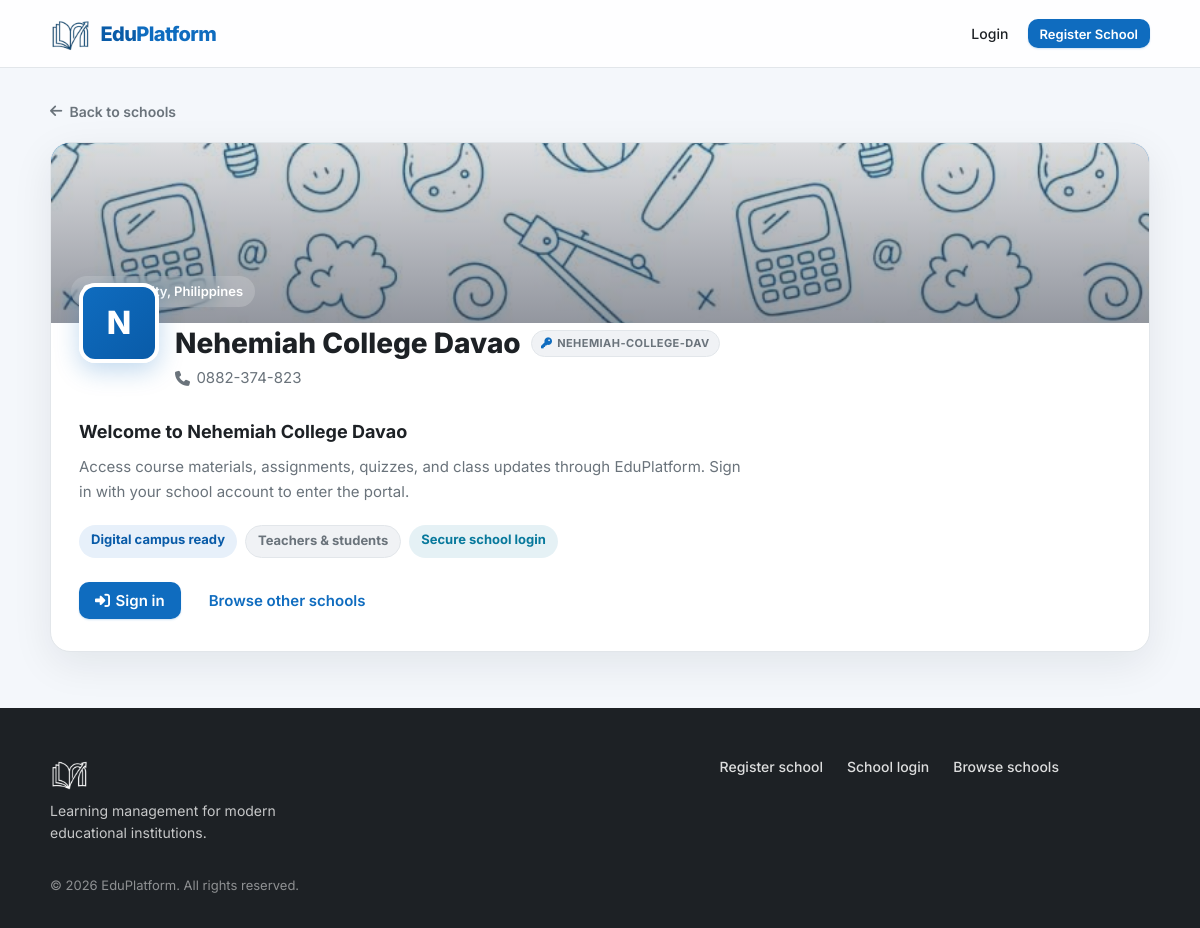
The page /schools/NEHEMIAH-COLLEGE-DAV/enroll on the database its author committed.
### tables this page shows
CREATE TABLE schools (
    id INT UNSIGNED AUTO_INCREMENT PRIMARY KEY,
    name VARCHAR(255) NOT NULL,
    slug VARCHAR(255) NOT NULL UNIQUE,
    school_code VARCHAR(32) DEFAULT NULL UNIQUE,
    email VARCHAR(255) NOT NULL,
    phone VARCHAR(50) DEFAULT NULL,
    address TEXT DEFAULT NULL,
    cover_image VARCHAR(512) DEFAULT NULL,
    logo_image VARCHAR(512) DEFAULT NULL,
    status ENUM('pending', 'active', 'rejected', 'suspended') NOT NULL DEFAULT 'pending',
    registered_at DATETIME NOT NULL DEFAULT CURRENT_TIMESTAMP,
    approved_at DATETIME DEFAULT NULL,
    approved_by INT UNSIGNED DEFAULT NULL,
    created_at DATETIME NOT NULL DEFAULT CURRENT_TIMESTAMP,
    updated_at DATETIME NOT NULL DEFAULT CURRENT_TIMESTAMP ON UPDATE CURRENT_TIMESTAMP
);

### includes/layout/page_loader.php (called while the page is built, shortened)
<?= siteLogoImg('site-logo site-logo--loader') ?>

### includes/bootstrap.php (called while the page is built, shortened)
<?php
require_once __DIR__ . '/env.php';
require_once __DIR__ . '/helpers.php';
function db(): PDO
{
    static $pdo = null;
    if ($pdo === null) {
        $config = require __DIR__ . '/../config/database.php';
        $dsn = sprintf(
            'mysql:host=%s;dbname=%s;charset=%s',
            $config['host'],
            $config['dbname'],
            $config['charset']
        );
        $pdo = new PDO($dsn, $config['username'], $config['password'], [
            PDO::ATTR_ERRMODE            => PDO::ERRMODE_EXCEPTION,
            PDO::ATTR_DEFAULT_FETCH_MODE => PDO::FETCH_ASSOC,
            PDO::ATTR_EMULATE_PREPARES   => false,
            PDO::MYSQL_ATTR_INIT_COMMAND => "SET time_zone = '+00:00'",
        ]);
    }
    return $pdo;
}
require_once __DIR__ . '/auth.php';

### includes/auth.php (called while the page is built, shortened)
<?php
function resolveLoginSchool(?string $slug, int $id = 0, ?string $code = null): ?array
{
    if ($code !== null && $code !== '') {
        $stmt = db()->prepare('SELECT * FROM schools WHERE UPPER(school_code) = UPPER(?)');
        $stmt->execute([trim($code)]);
        return $stmt->fetch() ?: null;
    }
    return null;
}

### schools/enroll.php (the view, shortened to what this page needs)
<?php
require_once __DIR__ . '/../includes/bootstrap.php';
$code = normalizeSchoolCode($_GET['code'] ?? '');
$school = $code !== '' ? resolveLoginSchool(null, 0, $code) : null;
$loginUrl = url('login.php?code=' . urlencode($school['school_code'] ?? ''));
$coverUrl = schoolCoverImageUrl($school);
require __DIR__ . '/../includes/layout/header.php';
?>
<section class="school-public-hero">
    <div class="container landing-section-container">
        <a href="<?= url('index.php#schools') ?>" class="school-public-back">
            <i class="fa-solid fa-arrow-left"></i> Back to schools
        </a>
        <div class="school-public-card">
            <div class="school-public-cover" style="background-image: url('<?= e($coverUrl) ?>')" aria-hidden="true">
                <?php if ($school['address']): ?>
                    <span class="school-public-cover-label"><i class="fa-solid fa-location-dot"></i> <?= e($school['address']) ?></span>
                <?php endif; ?>
            </div>
            <header class="school-public-header">
                <?= schoolAvatarHtml($school, 'school-public-avatar') ?>
                <div class="school-public-heading">
                    <div class="school-public-title-row">
                        <h1><?= e($school['name']) ?></h1>
                        <?php if (!empty($school['school_code'])): ?>
                            <span class="school-code-tag"><i class="fa-solid fa-key"></i> <?= e($school['school_code']) ?></span>
                        <?php endif; ?>
                    </div>
                    <?php if ($school['phone']): ?>
                        <p class="school-public-meta"><i class="fa-solid fa-phone"></i> <?= e($school['phone']) ?></p>
                    <?php endif; ?>
                </div>
            </header>
            <div class="school-public-body">
                <h2>Welcome to <?= e($school['name']) ?></h2>
                <p class="school-public-intro">
                    Access course materials, assignments, quizzes, and class updates through <?= e(APP_NAME) ?>.
                    Sign in with your school account to enter the portal.
                </p>
                <div class="school-public-tags">
                    <span class="school-public-tag">Digital campus ready</span>
                    <span class="school-public-tag school-public-tag--muted">Teachers &amp; students</span>
                    <span class="school-public-tag school-public-tag--accent">Secure school login</span>
                </div>
                <div class="school-public-actions">
                    <a href="<?= e($loginUrl) ?>" class="btn btn-primary btn-lg">
                        <i class="fa-solid fa-right-to-bracket"></i> Sign in
                    </a>
                    <a href="<?= url('index.php#schools') ?>" class="btn btn-outline btn-lg">Browse other schools</a>
                </div>
            </div>
        </div>
    </div>
</section>
<?php require __DIR__ . '/../includes/layout/footer.php'; ?>

### includes/helpers.php (shortened to what this page needs)
<?php
function siteLogoPath(): string
{
    return 'assets/img/Gemini_Generated_Image_lt629klt629klt62-removebg-preview.png';
}
function siteLogoUrl(): string
{
    return url(siteLogoPath());
}
function siteLogoImg(string $class = 'site-logo', ?string $alt = null): string
{
    return '<img src="' . e(siteLogoUrl()) . '" alt="' . e($alt ?? APP_NAME) . '" class="' . e($class) . '">';
}
function url(string $path = ''): string
{
    $path = ltrim($path, '/');
    $query = '';
    if (($pos = strpos($path, '?')) !== false) {
        $query = substr($path, $pos);
        $path = substr($path, 0, $pos);
    }
    return BASE_URL . '/' . $path . $query;
}
function schoolDefaultCoverUrls(): array
{
    return [
        url('assets/img/school-covers/default-1.jpg'),
        url('assets/img/school-covers/default-2.jpg'),
        url('assets/img/school-covers/default-3.jpg'),
        url('assets/img/school-covers/default-4.jpg'),
    ];
}
function schoolCoverImageUrl(array $school): string
{
    $custom = trim((string) ($school['cover_image'] ?? ''));
    $defaults = schoolDefaultCoverUrls();
    $index = abs((int) ($school['id'] ?? 0)) % count($defaults);
    return $defaults[$index];
}
function schoolLogoImageUrl(array $school): ?string
{
    $custom = trim((string) ($school['logo_image'] ?? ''));
    return null;
}
function schoolAvatarInitial(array $school): string
{
    return strtoupper(mb_substr($school['name'] ?? 'S', 0, 1));
}
function schoolAvatarHtml(array $school, string $class): string
{
    $logoUrl = schoolLogoImageUrl($school);
    return '<div class="' . $class . '" aria-hidden="true">' . e(schoolAvatarInitial($school)) . '</div>';
}
function e(?string $value): string
{
    return htmlspecialchars($value ?? '', ENT_QUOTES, 'UTF-8');
}
function normalizeSchoolCode(string $code): string
{
    return strtoupper(trim($code));
}
    ?>

### rows shown on the page
schools: address "Davao City, Philippines", name "N", name "Nehemiah College Davao", school_code "NEHEMIAH-COLLEGE-DAV", phone "0882-374-823"

### other values the page prints
APP_NAME "EduPlatform"
